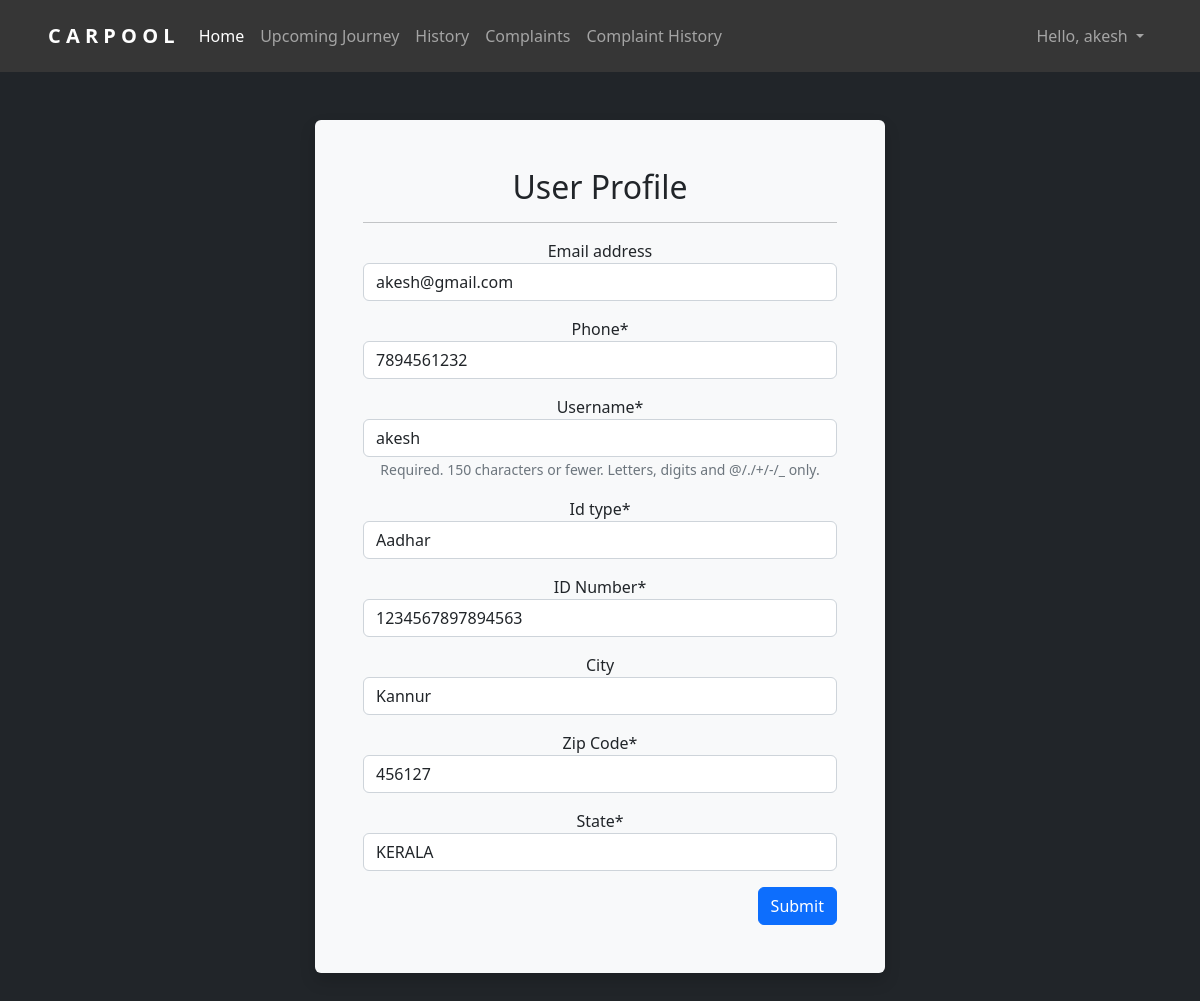
The app's page /accounts/profile/ (signed in) with its own data.
### accounts/models.py (models this page shows, shortened)
class User(AbstractUser):
    phone = models.CharField(
        max_length=10,
        unique=True,
        null=False,
        blank=False
    )
    def __str__(self) -> str:
        return super().__str__()

class UserExtra(models.Model):
    ID_TYPE = (
        (0, "Aadhar"),
        (1, "Election ID"),
        (2, "Pan Card"),
        (3, "License")
    )
    id_type = models.IntegerField(
        choices=ID_TYPE
    )
    id_number=models.CharField(
        verbose_name="ID Number",
        max_length=20
    )
    city = models.CharField(
        max_length=50,
        null=True,
        blank=True
    )
    zip_code = models.IntegerField(
        verbose_name="Zip Code"
    )
    state = models.ForeignKey(
        to='State',
        on_delete=models.CASCADE
    )
    user = models.ForeignKey(
        to='User',
        on_delete=models.CASCADE
    )

class State(models.Model):
    state = models.CharField(
        max_length=50,
        unique=True,
        null=False,
        blank=False
    )
    def __str__(self):
        return self.state

### accounts/views.py (the view, shortened to what this page needs)
# urls.py: path('profile/', profile, name='accounts_profile'),
@login_required(login_url='accounts_signin')
def profile(request):
    if request.user.is_staff:
        instance1 = Pooler.objects.get(user=request.user)
        if request.method == "GET":
            context = {}
            context['form1'] = UserUpdateForm(instance=instance1.user)
            context['form2'] = PoolerForm(instance=instance1)
            return render(request, 'accounts/profile.html', context=context)
        elif request.method == "POST":
            user = UserUpdateForm(data=request.POST, instance=instance1.user)
            user_extra = PoolerForm(data=request.POST, instance=instance1, files=request.FILES)
            if user.is_valid() and user_extra.is_valid():
                user.save()
                user_extra.save()
                messages.success(request, 'Profile Information Updated Successfully')
                return redirect('accounts_profile')
            else:
                context = {}
                context['form1'] = user
                context['form2'] = user_extra
                messages.error(request, 'Please provide valid input')
                return render(request, 'accounts/profile.html', context=context)
    else:
        instance1 = UserExtra.objects.get(user=request.user)
        if request.method == "GET":
            context = {}
            context['form1'] = UserUpdateForm(instance=instance1.user)
            context['form2'] = UserExtraForm(instance=instance1)
            return render(request, 'accounts/profile.html', context=context)

### accounts/forms.py
class UserUpdateForm(forms.ModelForm):
    class Meta:
        model = User
        fields = ('email', 'phone', 'username')

class UserExtraForm(forms.ModelForm):
    class Meta:
        model = UserExtra
        exclude = ["user"]

### accounts/templates/accounts/profile.html (shortened to what this page needs)
{% extends 'accounts/shared/base.html' %}
{% load crispy_forms_tags %}
{% block main %}
<div class="row">
  <div class="col-sm-6 offset-3 bg-light shadow rounded my-5 p-5 text-center">
    <h2>User Profile</h2>
    <hr />
    <form class="row g-3 needs-validation" enctype="multipart/form-data" method="POST">
      {{ form1 | crispy }}
      {{ form2 | crispy }}
      <div class="col-12 text-end">
        <button class="btn btn-primary" type="submit">Submit</button>
      </div>
    </form>
  </div>
</div>
{% endblock main %}

### user/templates/user/shared/nav.html (shortened to what this page needs)
{% load static %}
<nav class="navbar navbar-expand-sm navbar-dark px-5 py-3" style="background-color: #363636;">
    <a class="navbar-brand" href="#">
        <span class="my-3" style="font-weight: bold;">C A R P O O L</span>
    </a>
    <div class="collapse navbar-collapse" id="collapsibleNavId">
        <ul class="navbar-nav mt-2 mt-lg-0">
            <li class="nav-item">
                <a class="nav-link active" href="{% url 'user_index' %}" aria-current="page">Home</a>
            </li>
            {% if user.is_authenticated %}
            <li class="nav-item">
                <a class="nav-link" href="{% url 'user_upcoming_journey' %}">Upcoming Journey</a>
            </li>
            <li class="nav-item">
                <a class="nav-link" href="{% url 'user_history' %}">History</a>
            </li>
            <li class="nav-item">
                <a class="nav-link" href="{% url 'user_user_complaints' %}">Complaints</a>
            </li>
            <li class="nav-item">
                <a class="nav-link" href="{% url 'user_user_complaints_history' %}">Complaint History</a>
            </li>
            {% endif %}
        </ul>
        <ul class="navbar-nav ms-auto mt-2 mt-lg-0">
            {% if user.is_authenticated %}
                <li class="nav-item dropdown">
                    <a class="nav-link dropdown-toggle" href="#" role="button" data-bs-toggle="dropdown" aria-expanded="false">
                    Hello, {{ user }}
                    </a>
                </li>
            {% endif %}
        </ul>
    </div>
</nav>

### records on screen
User: username "akesh", email "akesh@gmail.com", phone "7894561232"
UserExtra: id_type "Aadhar", id_number "1234567897894563", city "Kannur", zip_code "456127"
State: state "KERALA"
